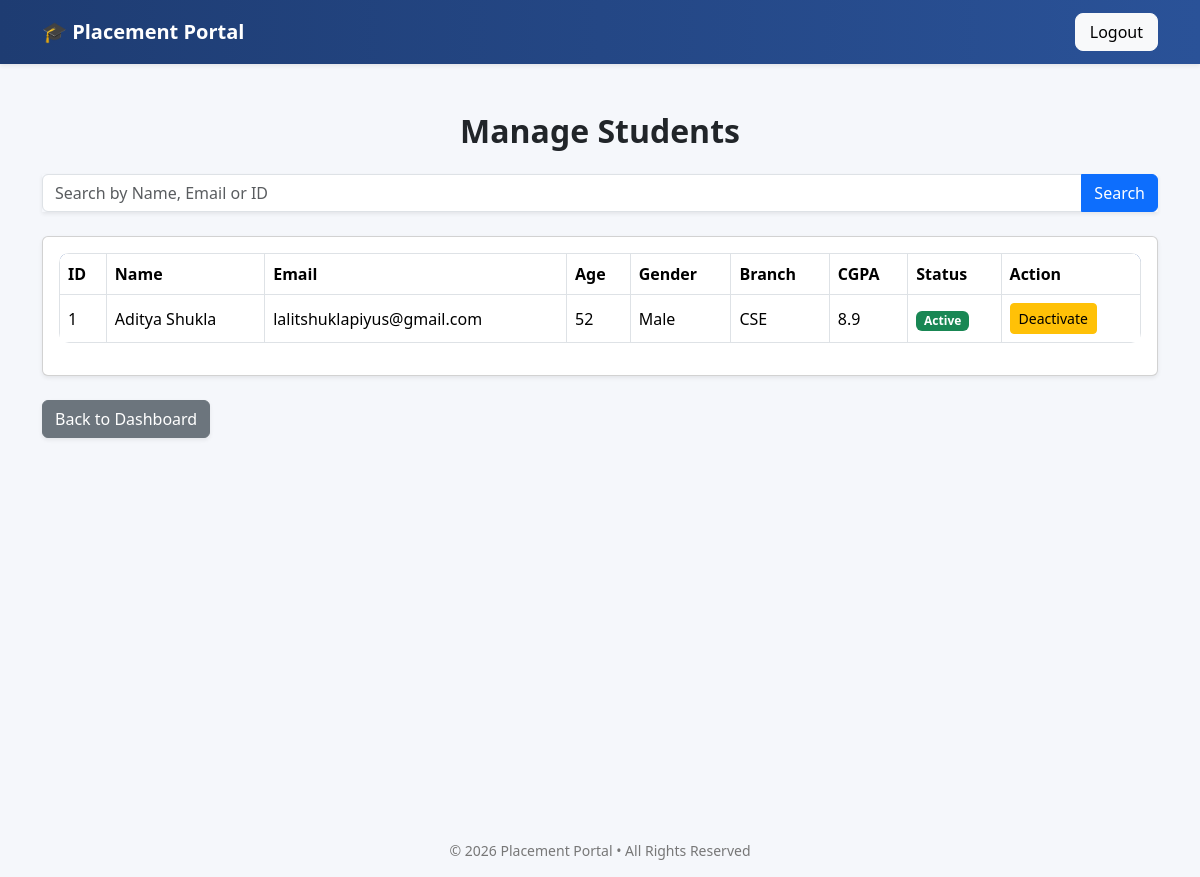
The app's page /admin/manage_students (signed in), older data.
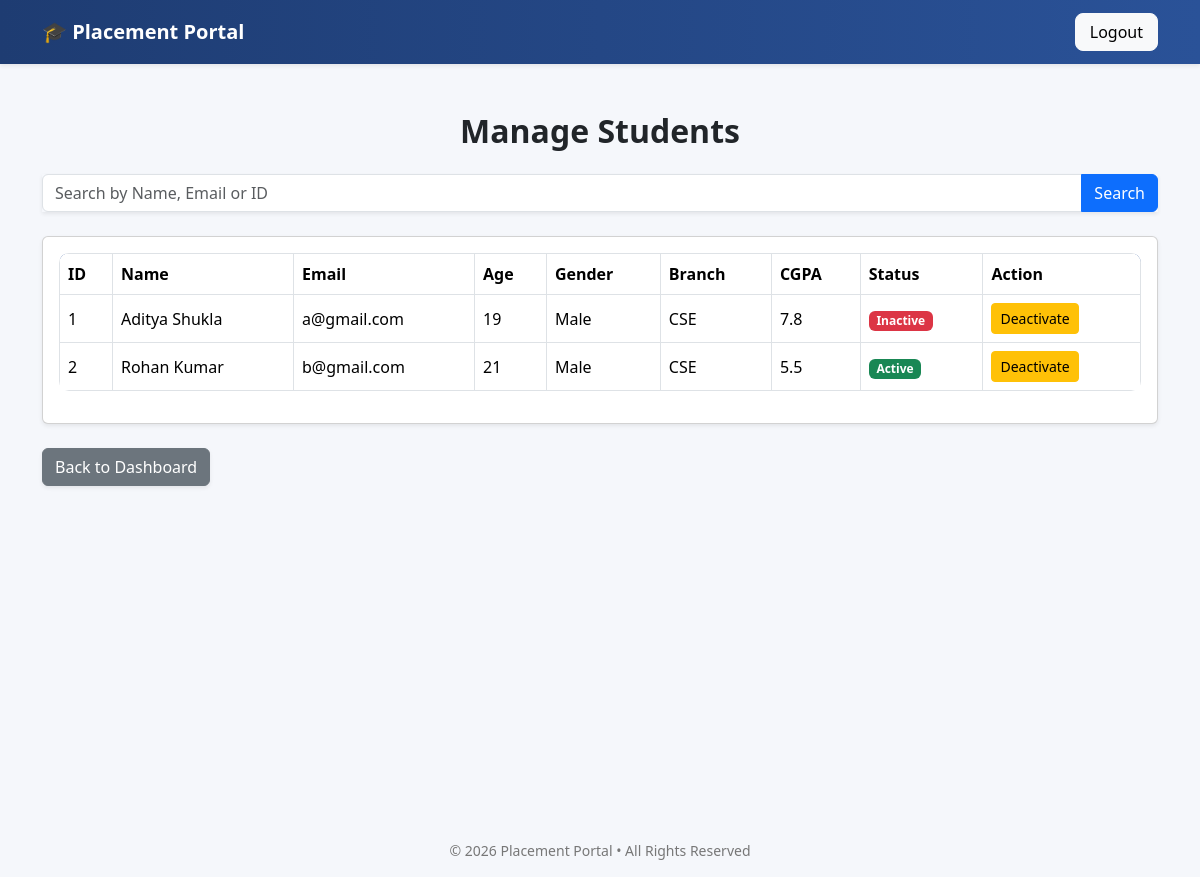
The same page, newer data.
### tables this page shows
CREATE TABLE students(
        id INTEGER PRIMARY KEY AUTOINCREMENT,
        name TEXT NOT NULL,
        email TEXT UNIQUE NOT NULL,
        age INTEGER NOT NULL,
        gender TEXT CHECK(gender in ('Male','Female','Other')) NOT NULL,
        hashed_password TEXT NOT NULL,
        resume_path TEXT,
        skills TEXT,
        branch TEXT NOT NULL,
        cgpa REAL CHECK(cgpa BETWEEN 0 AND 10) DEFAULT 0,
        is_active INTEGER DEFAULT 1 NOT NULL,
        created_at TIMESTAMP DEFAULT CURRENT_TIMESTAMP
    );

### app.py (the view)
@app.route("/admin/manage_students") # Student Manage Page
@login_required
def manage_students():
    if current_user.role != "admin":
        flash("Unauthorized access")
        return redirect(url_for("login"))
    search_query=request.args.get("search")
    con=sqlite3.connect("placement.db")
    cur=con.cursor()
    if search_query:
        cur.execute("SELECT * FROM students WHERE name LIKE ? OR email LIKE ? OR id LIKE ?",(f"%{search_query}%", f"%{search_query}%", f"%{search_query}%"))
    else:
        cur.execute("SELECT * FROM students")
    students = cur.fetchall()
    con.close()
    return render_template("manage_students.html", students=students)

### app.py (called while the page is built)
@login_manager.user_loader # Company user loader page
def load_user(user_id):
    try:
        role, actual_id = user_id.split("-")
        return User(int(actual_id), role)
    except (ValueError, AttributeError):
        return None

### templates/manage_students.html (shortened to what this page needs)
{% extends "base.html" %}
{% block content %}
<div class="container mt-5">
    <h2 class="mb-4 text-center">Manage Students</h2>
    <form method="GET" action="{{ url_for('manage_students') }}" class="mb-4">
        <div class="input-group shadow-sm">
            <input type="text" name="search" class="form-control"
                   placeholder="Search by Name, Email or ID">
            <button class="btn btn-primary" type="submit">
                Search
            </button>
        </div>
    </form>
    {% if students %}
        <div class="card shadow-sm">
            <div class="card-body">
                <div class="table-responsive">
                    <table class="table table-bordered align-middle">
                        <thead>
                            <tr>
                                <th>ID</th>
                                <th>Name</th>
                                <th>Email</th>
                                <th>Age</th>
                                <th>Gender</th>
                                <th>Branch</th>
                                <th>CGPA</th>
                                <th>Status</th>
                                <th>Action</th>
                            </tr>
                        </thead>
                        <tbody>
                            {% for student in students %}
                            <tr>
                                <td>{{ student[0] }}</td>
                                <td>{{ student[1] }}</td>
                                <td>{{ student[2] }}</td>
                                <td>{{ student[3] }}</td>
                                <td>{{ student[4] }}</td>
                                <td>{{ student[8] }}</td>
                                <td>{{ student[9] }}</td>
                                <td>
                                    {% if student[10] == 1 %}
                                        <span class="badge bg-success">Active</span>
                                    {% else %}
                                        <span class="badge bg-danger">Inactive</span>
                                    {% endif %}
                                </td>
                                <td>
                                    <form action="{{ url_for('deactivate_student', id=student[0]) }}" method="POST">
                                        <button class="btn btn-warning btn-sm">
                                            Deactivate
                                        </button>
                                    </form>
                                </td>
                            </tr>
                            {% endfor %}
                        </tbody>
                    </table>
                </div>
            </div>
        </div>
    {% else %}
        <div class="alert alert-success text-center shadow-sm">
            No students found.
        </div>
    {% endif %}
    <div class="mt-4">
        <a href="{{ url_for('admin_dashboard') }}" class="btn btn-secondary shadow-sm">
            Back to Dashboard
        </a>
    </div>
</div>
{% endblock %}

Row changes from the older to the newer data that the page shows:
changed students "Aditya Shukla": email "lalitshuklapiyus@gmail.com" → "a@gmail.com"; age "52" → "19"; cgpa "8.9" → "7.8"; is_active "Active" → "Inactive"
added students: id "2", name "Rohan Kumar", email "b@gmail.com", age "21", gender "Male", branch "CSE", cgpa "5.5", is_active "Active"
